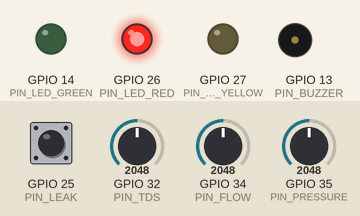
Recording of a sketch running on a simulated ESP32. On the bench: output pins drawn as LEDs (lit = HIGH), buzzer (waves = sounding). The inputs (shaded band) are chosen by the test bench; at power-on: GPIO 32 (PIN_TDS) = 2048, GPIO 35 (PIN_PRESSURE) = 2048, GPIO 25 (PIN_LEAK) HIGH, GPIO 34 (PIN_FLOW) = 2048. WiFi joins after 1.5 s; servers stay silent unless stated; no MQTT or app messages arrive unless stated; what the sketch prints to the serial monitor is not drawn.

Above: at 2.7 s.
2.8 s: GPIO 32 (PIN_TDS) set to 2013
At 10.9 s:
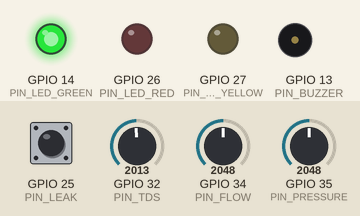
11.5 s: GPIO 35 (PIN_PRESSURE) set to 2725
21.2 s: GPIO 35 (PIN_PRESSURE) set to 2828
At 31.2 s:
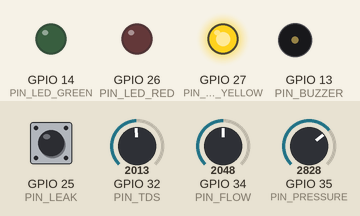
31.5 s: GPIO 25 (PIN_LEAK) pulled LOW for 0.15 s
At 32.3 s:
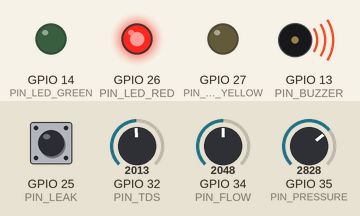
41.5 s: GPIO 25 (PIN_LEAK) pulled LOW for 1 s
At 42.7 s:
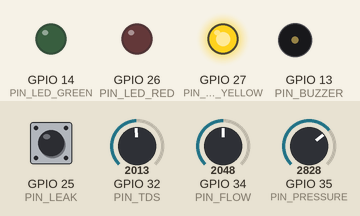
Timing chart, 0 to 44.5 s (numbered marks = the images above; inputs shaded):
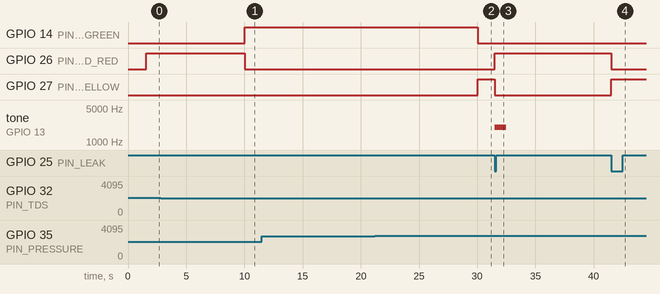

Measured:
- the behaviour switches between 2048 and 2047 on GPIO 32 (PIN_TDS) (found by bisection; images 0 and 1)
- the behaviour switches between 2798 and 2799 on GPIO 35 (PIN_PRESSURE) (found by bisection; images 1 and 2)
- after the input at 2.8 s, GPIO 14 (PIN_LED_GREEN): LOW → HIGH after 7.2 s; GPIO 27 (PIN_LED_YELLOW): stays LOW (without the input it goes to HIGH after 7.2 s)
- after the input at 11.5 s, every drawn part: stays the same
- after the input at 21.2 s, GPIO 14 (PIN_LED_GREEN): HIGH → LOW after 8.8 s; GPIO 27 (PIN_LED_YELLOW): LOW → HIGH after 8.8 s
- after the input at 31.5 s, GPIO 26 (PIN_LED_RED): LOW → HIGH at once; GPIO 27 (PIN_LED_YELLOW): HIGH → LOW at once; tone on GPIO 13 (PIN_BUZZER): silent → 2000 Hz at once, → silent 1.0 s later
- after the input at 41.5 s, GPIO 26 (PIN_LED_RED): HIGH → LOW at once; GPIO 27 (PIN_LED_YELLOW): LOW → HIGH at once

The sketch:

sketch.ino
```cpp
#include <WiFi.h>
#include <PubSubClient.h>

// ===============================
// DEVICE CONFIGURATION
// ===============================

const char* NODE_ID = "VILLAGE_01";

const char* WIFI_SSID = "Wokwi-GUEST";
const char* WIFI_PASS = "";

const char* MQTT_BROKER = "test.mosquitto.org";
const int MQTT_PORT = 1883;

const char* MQTT_TOPIC =
  "ruralwater/VILLAGE_01/telemetry";

// ===============================
// PINS
// ===============================

#define PIN_FLOW       34
#define PIN_PRESSURE   35
#define PIN_TDS        32
#define PIN_LEAK       25

#define PIN_LED_GREEN  14
#define PIN_LED_YELLOW 27
#define PIN_LED_RED    26
#define PIN_BUZZER     13

// ===============================
// THRESHOLDS
// ===============================

const float FLOW_LOW_LPM = 3.0;
const float FLOW_NEAR_ZERO_LPM = 1.0;

const float PRESSURE_LOW_BAR = 1.5;
const float PRESSURE_HIGH_BAR = 4.0;

const int TDS_WARNING_PPM = 500;
const int TDS_POOR_PPM = 800;

// ===============================
// TIMING
// ===============================

// SEND DATA EVERY 10 SECONDS
const unsigned long TX_INTERVAL_MS = 10000;

const unsigned long DEBOUNCE_MS = 250;

// ===============================
// MQTT
// ===============================

WiFiClient wifiClient;
PubSubClient mqttClient(wifiClient);

// ===============================
// VARIABLES
// ===============================

float flowLpm = 0;
float totalLiters = 0;
float pressureBar = 0;
int tdsPpm = 0;

String flowStatus = "NO_FLOW";
String pressureStatus = "NORMAL";
String qualityStatus = "GOOD";

bool leakageAlert = false;

unsigned long lastTxMs = 0;
unsigned long lastButtonChangeMs = 0;

bool lastButtonState = HIGH;

// ===============================
// SETUP
// ===============================

void setup() {

  Serial.begin(115200);

  pinMode(PIN_LEAK, INPUT_PULLUP);

  pinMode(PIN_LED_GREEN, OUTPUT);
  pinMode(PIN_LED_YELLOW, OUTPUT);
  pinMode(PIN_LED_RED, OUTPUT);

  pinMode(PIN_BUZZER, OUTPUT);

  digitalWrite(PIN_LED_GREEN, LOW);
  digitalWrite(PIN_LED_YELLOW, LOW);
  digitalWrite(PIN_LED_RED, LOW);
  digitalWrite(PIN_BUZZER, LOW);

  Serial.println();
  Serial.println("================================");
  Serial.println("     RURAL WATER SENSOR NODE");
  Serial.println("================================");

  Serial.println("Connecting WiFi...");

  WiFi.begin(WIFI_SSID, WIFI_PASS);

  while (WiFi.status() != WL_CONNECTED) {
    delay(500);
    Serial.print(".");
  }

  Serial.println();
  Serial.println("WiFi Connected!");

  mqttClient.setServer(MQTT_BROKER, MQTT_PORT);

  connectMQTT();
}

// ===============================
// MAIN LOOP
// ===============================

void loop() {

  if (!mqttClient.connected()) {
    connectMQTT();
  }

  mqttClient.loop();

  // Check leakage continuously
  checkLeakageButton();

  // Send sensor data every 10 seconds
  if (millis() - lastTxMs >= TX_INTERVAL_MS) {

    lastTxMs = millis();

    readFlowSensor();
    readPressureSensor();
    readWaterQuality();

    updateStatus();

    sendTelemetry();

    printDashboard();
  }

  updateLEDs();

  delay(10);
}

// ===============================
// MQTT CONNECTION
// ===============================

void connectMQTT() {

  while (!mqttClient.connected()) {

    Serial.println("Connecting MQTT...");

    String clientId = "villageWaterSensor01_2026";

    if (mqttClient.connect(clientId.c_str())) {

      Serial.println("MQTT Connected!");

    } else {

      Serial.print("MQTT failed. State: ");
      Serial.println(mqttClient.state());

      delay(1000);
    }
  }
}

// ===============================
// FLOW SENSOR
// ===============================

void readFlowSensor() {

  int raw = analogRead(PIN_FLOW);

  flowLpm = map(raw, 0, 4095, 0, 150) / 10.0;

  // Calculate water used during 10 seconds
  totalLiters += flowLpm * (TX_INTERVAL_MS / 60000.0);
}

// ===============================
// PRESSURE SENSOR
// ===============================

void readPressureSensor() {

  int raw = analogRead(PIN_PRESSURE);

  pressureBar = map(raw, 0, 4095, 0, 60) / 10.0;
}

// ===============================
// TDS SENSOR
// ===============================

void readWaterQuality() {

  int raw = analogRead(PIN_TDS);

  tdsPpm = map(raw, 0, 4095, 0, 1000);
}

// ===============================
// STATUS CALCULATION
// ===============================

void updateStatus() {

  // FLOW STATUS

  if (flowLpm <= FLOW_NEAR_ZERO_LPM) {

    flowStatus = "NO_FLOW";

  } else if (flowLpm < FLOW_LOW_LPM) {

    flowStatus = "LOW_FLOW";

  } else {

    flowStatus = "NORMAL";
  }


  // PRESSURE STATUS

  if (pressureBar < PRESSURE_LOW_BAR) {

    pressureStatus = "LOW";

  } else if (pressureBar > PRESSURE_HIGH_BAR) {

    pressureStatus = "HIGH";

  } else {

    pressureStatus = "NORMAL";
  }


  // WATER QUALITY

  if (tdsPpm >= TDS_POOR_PPM) {

    qualityStatus = "POOR";

  } else if (tdsPpm >= TDS_WARNING_PPM) {

    qualityStatus = "WARNING";

  } else {

    qualityStatus = "GOOD";
  }
}

// ===============================
// LEAKAGE BUTTON
// ===============================

void checkLeakageButton() {

  bool currentButtonState = digitalRead(PIN_LEAK);

  // Detect button press

  if (lastButtonState == HIGH &&
      currentButtonState == LOW &&
      millis() - lastButtonChangeMs > DEBOUNCE_MS) {

    lastButtonChangeMs = millis();

    leakageAlert = !leakageAlert;

    Serial.println();
    Serial.println("********************************");

    if (leakageAlert) {

      Serial.println("!!! WATER LEAKAGE ALERT !!!");

      // RED LED ON

      digitalWrite(PIN_LED_RED, HIGH);
      digitalWrite(PIN_LED_GREEN, LOW);
      digitalWrite(PIN_LED_YELLOW, LOW);

      // BUZZER

      tone(PIN_BUZZER, 2000, 1000);

    } else {

      Serial.println("Water Leakage: NORMAL");

      digitalWrite(PIN_LED_RED, LOW);
    }

    Serial.println("********************************");

    // Send leakage status immediately
    sendTelemetry();
  }

  lastButtonState = currentButtonState;
}

// ===============================
// SEND MQTT TELEMETRY
// ===============================

void sendTelemetry() {

  String packet = "";

  packet += "NODE_ID=";
  packet += NODE_ID;

  packet += ",FLOW=";
  packet += String(flowLpm, 1);

  packet += ",TOTAL_LITERS=";
  packet += String(totalLiters, 1);

  packet += ",PRESSURE=";
  packet += String(pressureBar, 1);

  packet += ",TDS=";
  packet += String(tdsPpm);

  packet += ",FLOW_STATUS=";
  packet += flowStatus;

  packet += ",PRESSURE_STATUS=";
  packet += pressureStatus;

  packet += ",QUALITY_STATUS=";
  packet += qualityStatus;

  packet += ",WATER_LEAKAGE=";

  if (leakageAlert) {
    packet += "ALERT";
  } else {
    packet += "NORMAL";
  }

  mqttClient.publish(MQTT_TOPIC, packet.c_str());

  Serial.println();
  Serial.println("MQTT SENT:");
  Serial.println(packet);
}

// ===============================
// LED STATUS
// ===============================

void updateLEDs() {

  // =========================
  // LEAKAGE = HIGHEST PRIORITY
  // =========================

  if (leakageAlert) {

    digitalWrite(PIN_LED_RED, HIGH);
    digitalWrite(PIN_LED_GREEN, LOW);
    digitalWrite(PIN_LED_YELLOW, LOW);

    return;
  }


  // =========================
  // CRITICAL CONDITION
  // =========================

  if (flowStatus == "NO_FLOW" ||
      qualityStatus == "POOR") {

    digitalWrite(PIN_LED_RED, HIGH);
    digitalWrite(PIN_LED_GREEN, LOW);
    digitalWrite(PIN_LED_YELLOW, LOW);

    return;
  }


  // =========================
  // WARNING CONDITION
  // =========================

  if (flowStatus == "LOW_FLOW" ||
      pressureStatus == "LOW" ||
      pressureStatus == "HIGH" ||
      qualityStatus == "WARNING") {

    digitalWrite(PIN_LED_RED, LOW);
    digitalWrite(PIN_LED_GREEN, LOW);
    digitalWrite(PIN_LED_YELLOW, HIGH);

    return;
  }


  // =========================
  // NORMAL
  // =========================

  digitalWrite(PIN_LED_RED, LOW);
  digitalWrite(PIN_LED_YELLOW, LOW);
  digitalWrite(PIN_LED_GREEN, HIGH);
}

// ===============================
// SERIAL DASHBOARD
// ===============================

void printDashboard() {

  Serial.println();
  Serial.println("------------- SENSOR DATA -------------");

  Serial.print("Flow       : ");
  Serial.print(flowLpm);
  Serial.println(" L/min");

  Serial.print("Total      : ");
  Serial.print(totalLiters);
  Serial.println(" L");

  Serial.print("Pressure   : ");
  Serial.print(pressureBar);
  Serial.println(" bar");

  Serial.print("TDS        : ");
  Serial.print(tdsPpm);
  Serial.println(" ppm");

  Serial.print("Flow Status: ");
  Serial.println(flowStatus);

  Serial.print("Pressure   : ");
  Serial.println(pressureStatus);

  Serial.print("Quality    : ");
  Serial.println(qualityStatus);

  Serial.print("Leakage    : ");

  if (leakageAlert) {
    Serial.println("ALERT");
  } else {
    Serial.println("NORMAL");
  }

  Serial.println("---------------------------------------");
}
```
